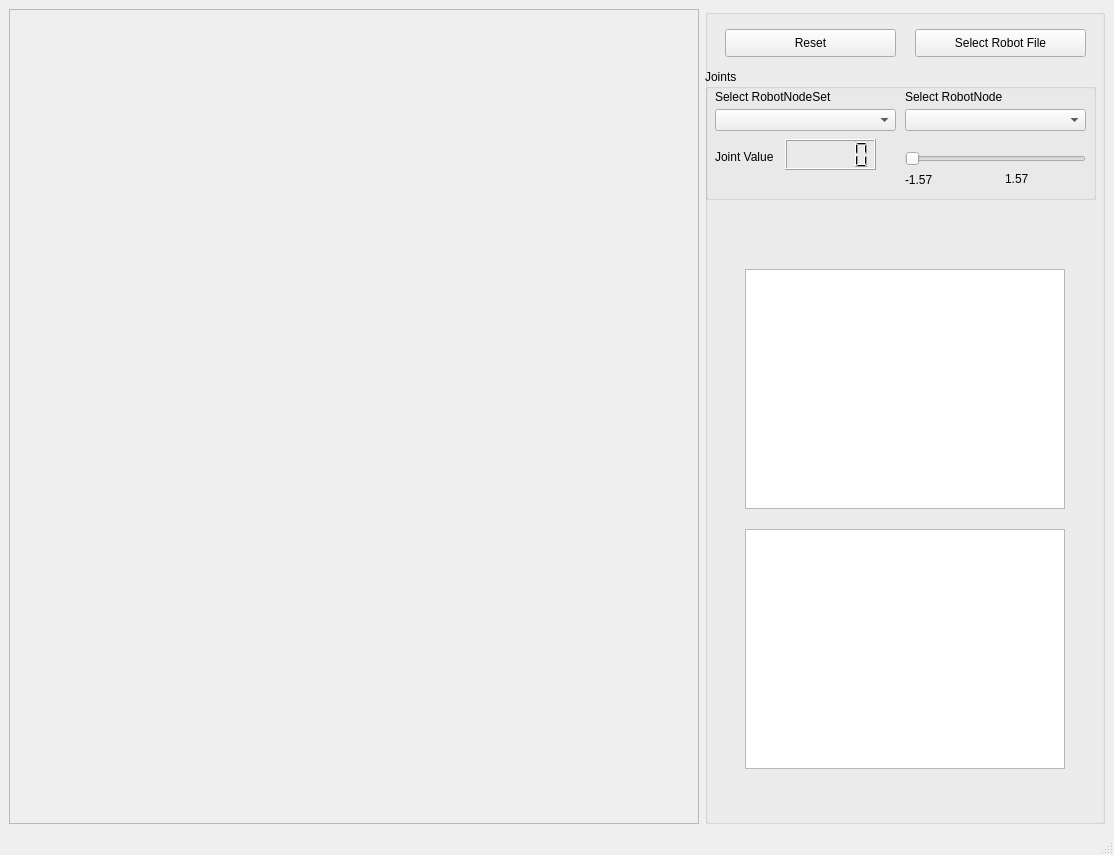
<?xml version="1.0" encoding="UTF-8"?>
<ui version="4.0">
 <class>MainWindowCamera</class>
 <widget class="QMainWindow" name="MainWindowCamera">
  <property name="geometry">
   <rect>
    <x>0</x>
    <y>0</y>
    <width>1114</width>
    <height>855</height>
   </rect>
  </property>
  <property name="windowTitle">
   <string>Simox - VirtualRobot - Show Robot</string>
  </property>
  <widget class="QWidget" name="centralwidget">
   <layout class="QGridLayout" name="gridLayout">
    <item row="0" column="0">
     <widget class="QFrame" name="frameViewer">
      <property name="frameShape">
       <enum>QFrame::StyledPanel</enum>
      </property>
      <property name="frameShadow">
       <enum>QFrame::Raised</enum>
      </property>
     </widget>
    </item>
    <item row="0" column="1">
     <widget class="QGroupBox" name="groupBox">
      <property name="maximumSize">
       <size>
        <width>400</width>
        <height>16777215</height>
       </size>
      </property>
      <property name="title">
       <string/>
      </property>
      <widget class="QPushButton" name="pushButtonReset">
       <property name="geometry">
        <rect>
         <x>20</x>
         <y>20</y>
         <width>171</width>
         <height>28</height>
        </rect>
       </property>
       <property name="text">
        <string>Reset</string>
       </property>
      </widget>
      <widget class="QPushButton" name="pushButtonLoad">
       <property name="geometry">
        <rect>
         <x>210</x>
         <y>20</y>
         <width>171</width>
         <height>28</height>
        </rect>
       </property>
       <property name="text">
        <string>Select Robot File</string>
       </property>
      </widget>
      <widget class="QGroupBox" name="groupBox_3">
       <property name="geometry">
        <rect>
         <x>0</x>
         <y>60</y>
         <width>391</width>
         <height>131</height>
        </rect>
       </property>
       <property name="title">
        <string>Joints</string>
       </property>
       <property name="flat">
        <bool>false</bool>
       </property>
       <property name="checkable">
        <bool>false</bool>
       </property>
       <widget class="QLabel" name="label_2">
        <property name="geometry">
         <rect>
          <x>10</x>
          <y>80</y>
          <width>81</width>
          <height>16</height>
         </rect>
        </property>
        <property name="text">
         <string>Joint Value</string>
        </property>
       </widget>
       <widget class="QLCDNumber" name="lcdNumberJointValue">
        <property name="geometry">
         <rect>
          <x>80</x>
          <y>70</y>
          <width>91</width>
          <height>31</height>
         </rect>
        </property>
        <property name="smallDecimalPoint">
         <bool>true</bool>
        </property>
        <property name="digitCount">
         <number>5</number>
        </property>
        <property name="value" stdset="0">
         <double>0.000000000000000</double>
        </property>
       </widget>
       <widget class="QSlider" name="horizontalSliderPos">
        <property name="geometry">
         <rect>
          <x>200</x>
          <y>80</y>
          <width>181</width>
          <height>20</height>
         </rect>
        </property>
        <property name="maximum">
         <number>1000</number>
        </property>
        <property name="pageStep">
         <number>50</number>
        </property>
        <property name="orientation">
         <enum>Qt::Horizontal</enum>
        </property>
       </widget>
       <widget class="QLabel" name="labelMinPos">
        <property name="geometry">
         <rect>
          <x>200</x>
          <y>100</y>
          <width>91</width>
          <height>21</height>
         </rect>
        </property>
        <property name="text">
         <string>-1.57</string>
        </property>
       </widget>
       <widget class="QLabel" name="labelMaxPos">
        <property name="geometry">
         <rect>
          <x>300</x>
          <y>100</y>
          <width>81</width>
          <height>20</height>
         </rect>
        </property>
        <property name="layoutDirection">
         <enum>Qt::RightToLeft</enum>
        </property>
        <property name="text">
         <string>1.57</string>
        </property>
       </widget>
       <widget class="QComboBox" name="comboBoxJoint">
        <property name="geometry">
         <rect>
          <x>200</x>
          <y>40</y>
          <width>181</width>
          <height>22</height>
         </rect>
        </property>
       </widget>
       <widget class="QComboBox" name="comboBoxRobotNodeSet">
        <property name="geometry">
         <rect>
          <x>10</x>
          <y>40</y>
          <width>181</width>
          <height>22</height>
         </rect>
        </property>
       </widget>
       <widget class="QLabel" name="label_3">
        <property name="geometry">
         <rect>
          <x>10</x>
          <y>20</y>
          <width>131</width>
          <height>16</height>
         </rect>
        </property>
        <property name="text">
         <string>Select RobotNodeSet</string>
        </property>
       </widget>
       <widget class="QLabel" name="label_4">
        <property name="geometry">
         <rect>
          <x>200</x>
          <y>20</y>
          <width>131</width>
          <height>16</height>
         </rect>
        </property>
        <property name="text">
         <string>Select RobotNode</string>
        </property>
       </widget>
      </widget>
      <widget class="QGraphicsView" name="cam2">
       <property name="geometry">
        <rect>
         <x>40</x>
         <y>520</y>
         <width>320</width>
         <height>240</height>
        </rect>
       </property>
       <property name="verticalScrollBarPolicy">
        <enum>Qt::ScrollBarAlwaysOff</enum>
       </property>
       <property name="horizontalScrollBarPolicy">
        <enum>Qt::ScrollBarAlwaysOff</enum>
       </property>
      </widget>
      <widget class="QGraphicsView" name="cam1">
       <property name="geometry">
        <rect>
         <x>40</x>
         <y>260</y>
         <width>320</width>
         <height>240</height>
        </rect>
       </property>
       <property name="verticalScrollBarPolicy">
        <enum>Qt::ScrollBarAlwaysOff</enum>
       </property>
       <property name="horizontalScrollBarPolicy">
        <enum>Qt::ScrollBarAlwaysOff</enum>
       </property>
      </widget>
     </widget>
    </item>
   </layout>
  </widget>
  <widget class="QMenuBar" name="menubar">
   <property name="geometry">
    <rect>
     <x>0</x>
     <y>0</y>
     <width>1114</width>
     <height>21</height>
    </rect>
   </property>
  </widget>
  <widget class="QStatusBar" name="statusbar"/>
 </widget>
 <resources/>
 <connections/>
</ui>
